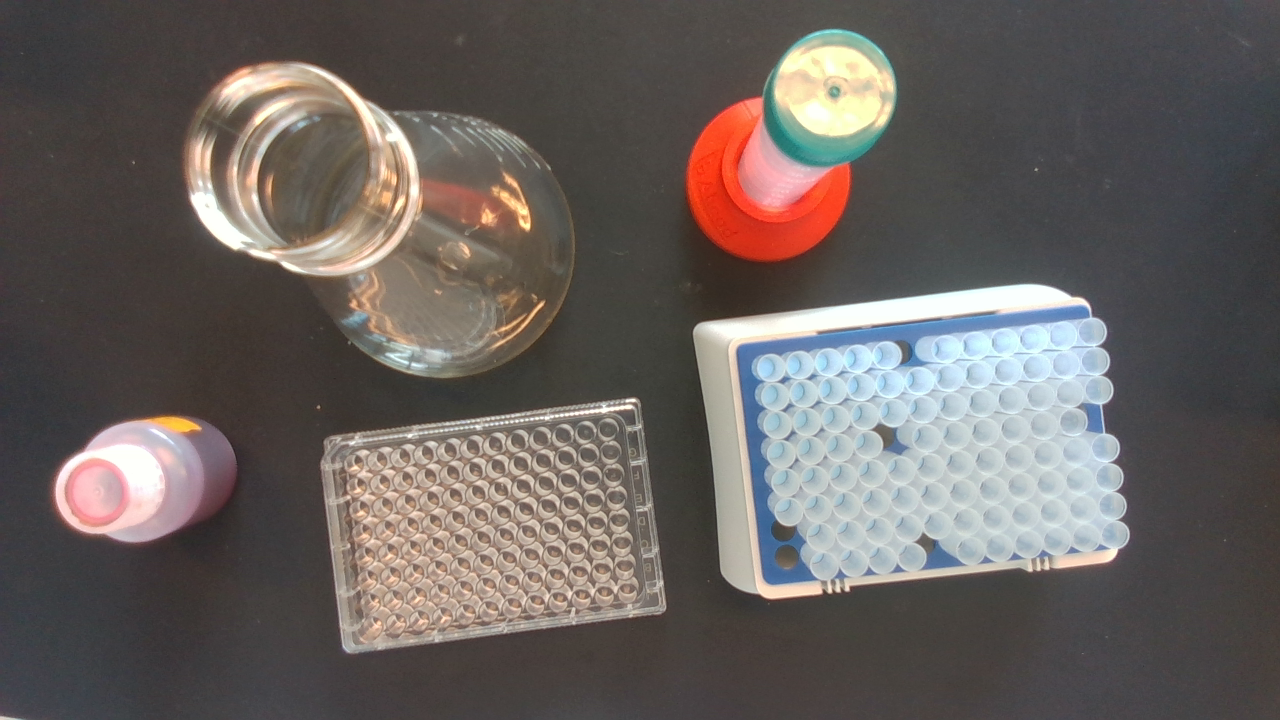
#> input picture MTP/lab.png, 1280 x 720 px
$ python 14_Kantenerkennung.py
#> lines starting #> are read from the running program, lines starting #| are printed output that depends on the picture; after the words box and inside, x2 and y2 are one past the last pixel; in counts of white or black regions, pixels touching at a corner belong together
import cv2 as cv
import numpy as np

img = cv.imread('MTP/lab.png')
#> img is the input picture: shape (720, 1280, 3); mean B, G, R 94.6, 97.6, 104.3
cv.imshow('img',img)

gray = cv.cvtColor(img, cv.COLOR_BGR2GRAY)
cv.imshow('gray',gray)

# Laplacian
lap = cv.Laplacian(gray, cv.CV_64F)
lap = np.uint8(np.absolute(lap))
cv.imshow('Laplacian',lap)

# sobel
sobelx = cv.Sobel(gray,cv.CV_64F,1,0)
sobely = cv.Sobel(gray,cv.CV_64F,0,1)
combined_sobel = cv.bitwise_or(sobelx,sobely)

cv.imshow('sobelx',sobelx)
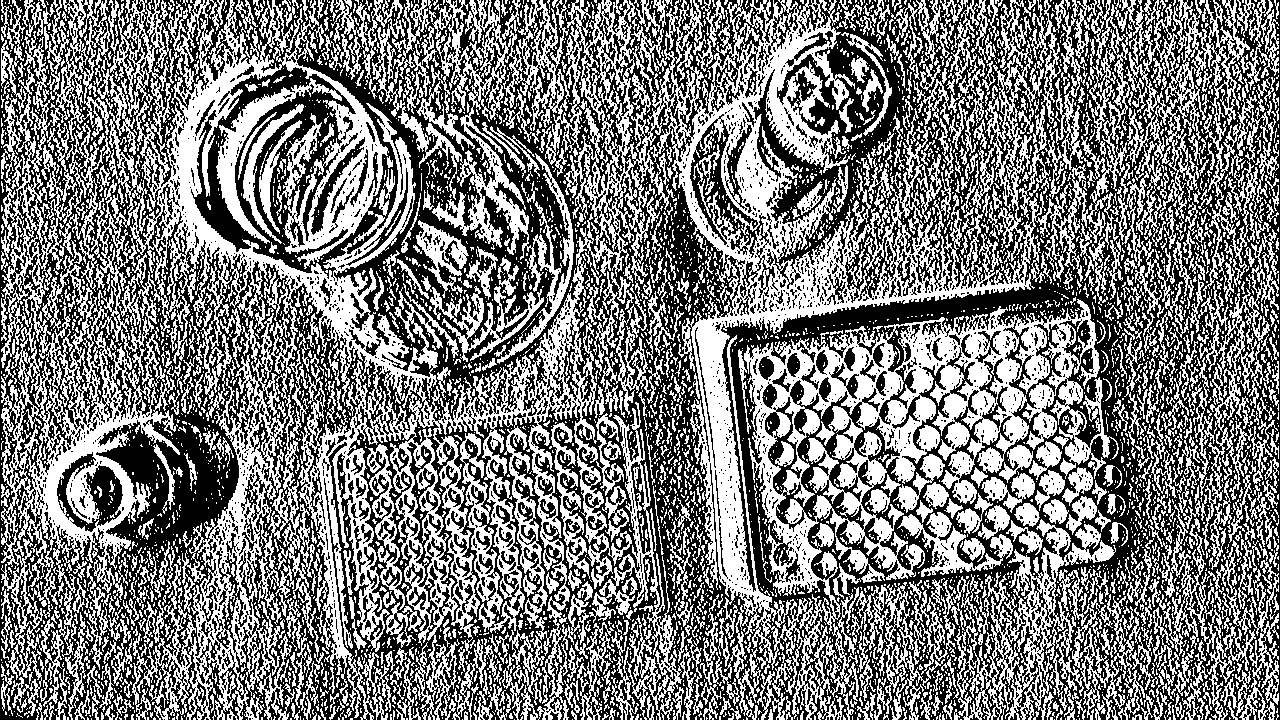
#> window 'sobelx': shape (720, 1280); 48% white; 5250 white regions (4265 under 20 px), largest, box (x1, y1, x2, y2) and area: (1, 0, 1119, 720) 245920, (953, 519, 1153, 720) 11971, (431, 0, 574, 364) 9646
cv.imshow('sovely',sobely)
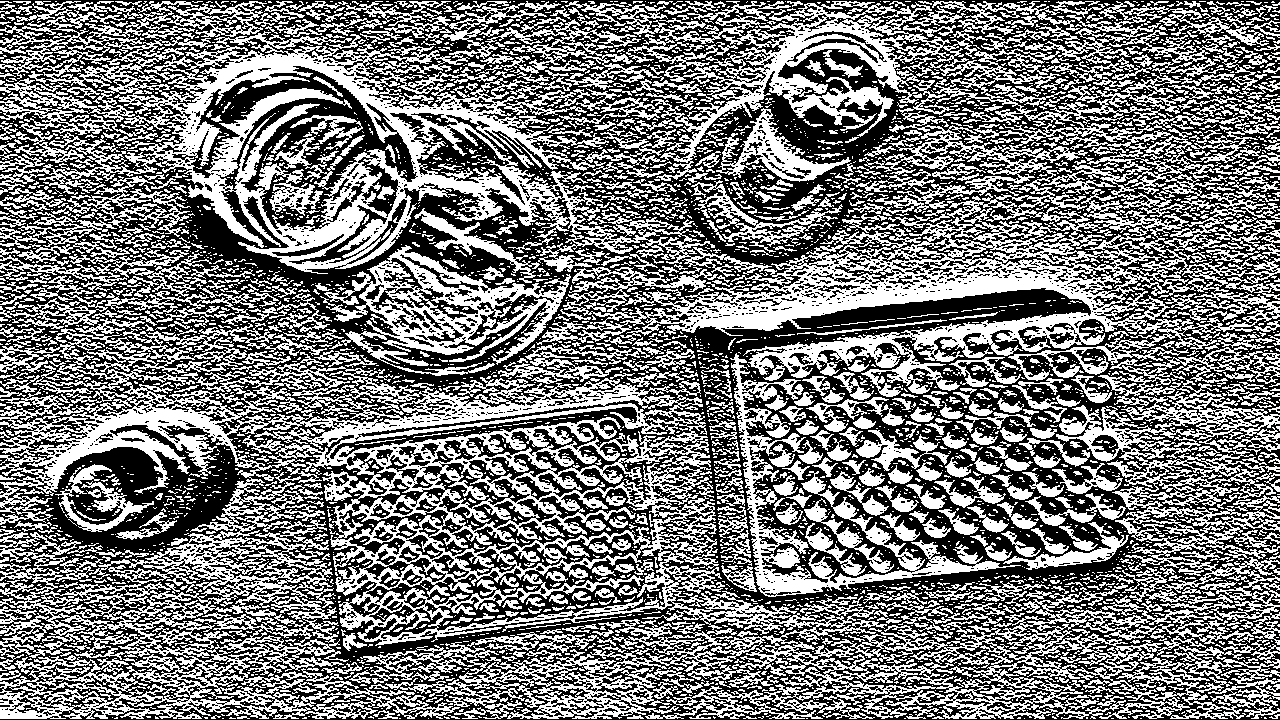
#> window 'sovely': shape (720, 1280); 47.1% white; 4880 white regions (3953 under 20 px), largest, box (x1, y1, x2, y2) and area: (0, 318, 1280, 719) 133464, (536, 1, 1280, 645) 98535, (0, 1, 772, 277) 58539
cv.imshow('combined_sobel',combined_sobel)
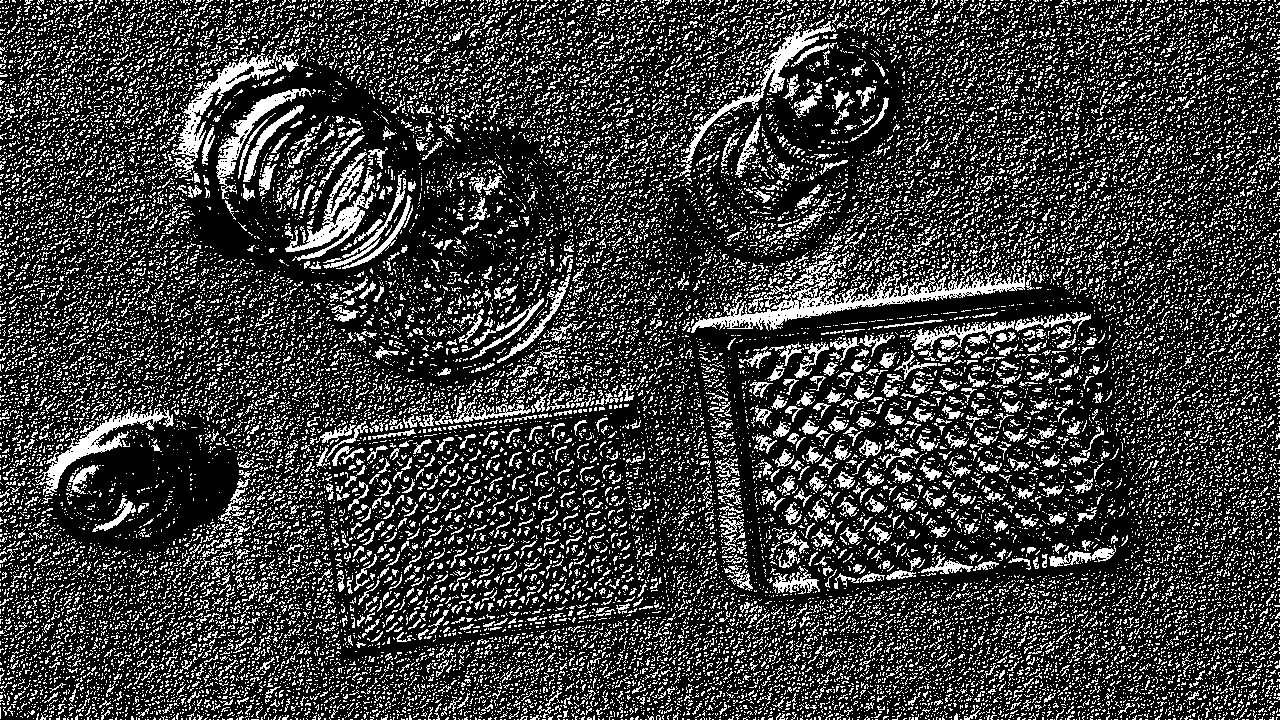
#> window 'combined_sobel': shape (720, 1280); 23.5% white in thin lines or dots

canny = cv.Canny(gray,125,175)
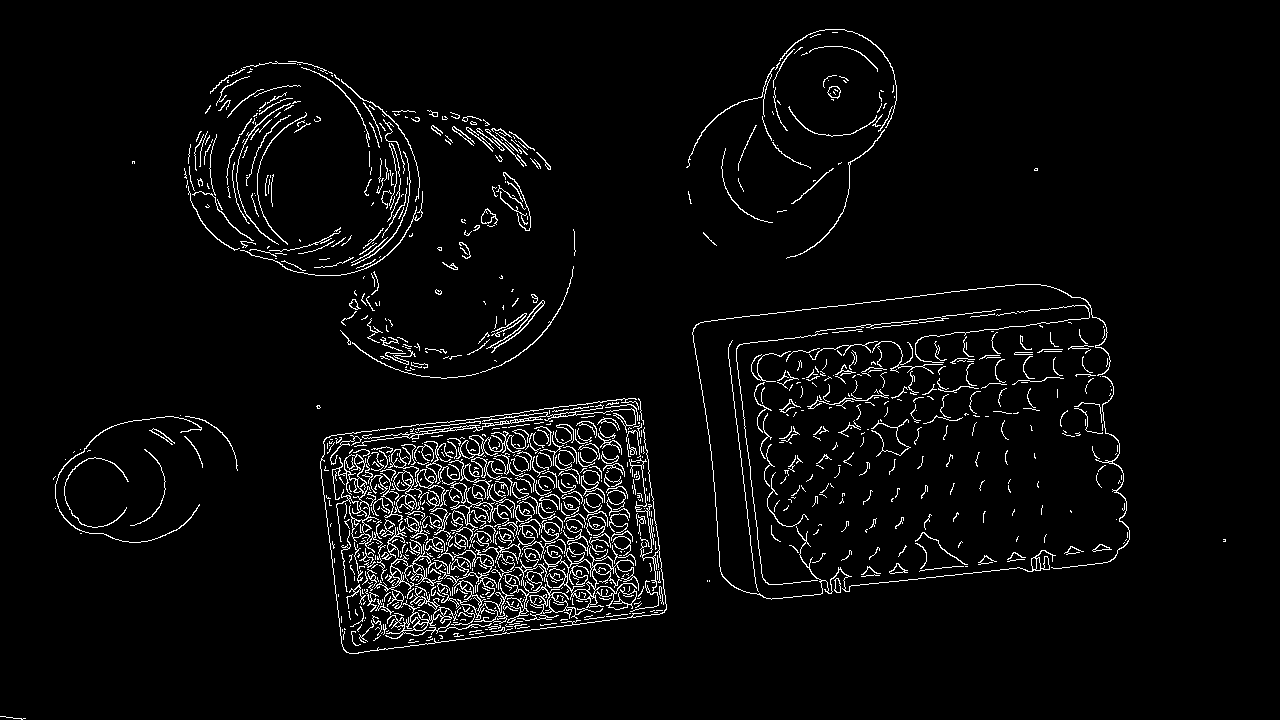
#> canny: shape (720, 1280); 4% white in thin lines or dots
cv.imshow('canny',canny)

cv.waitKey(0)

$ run again, with MTP/MTP_weiss.png copied over MTP/lab.png
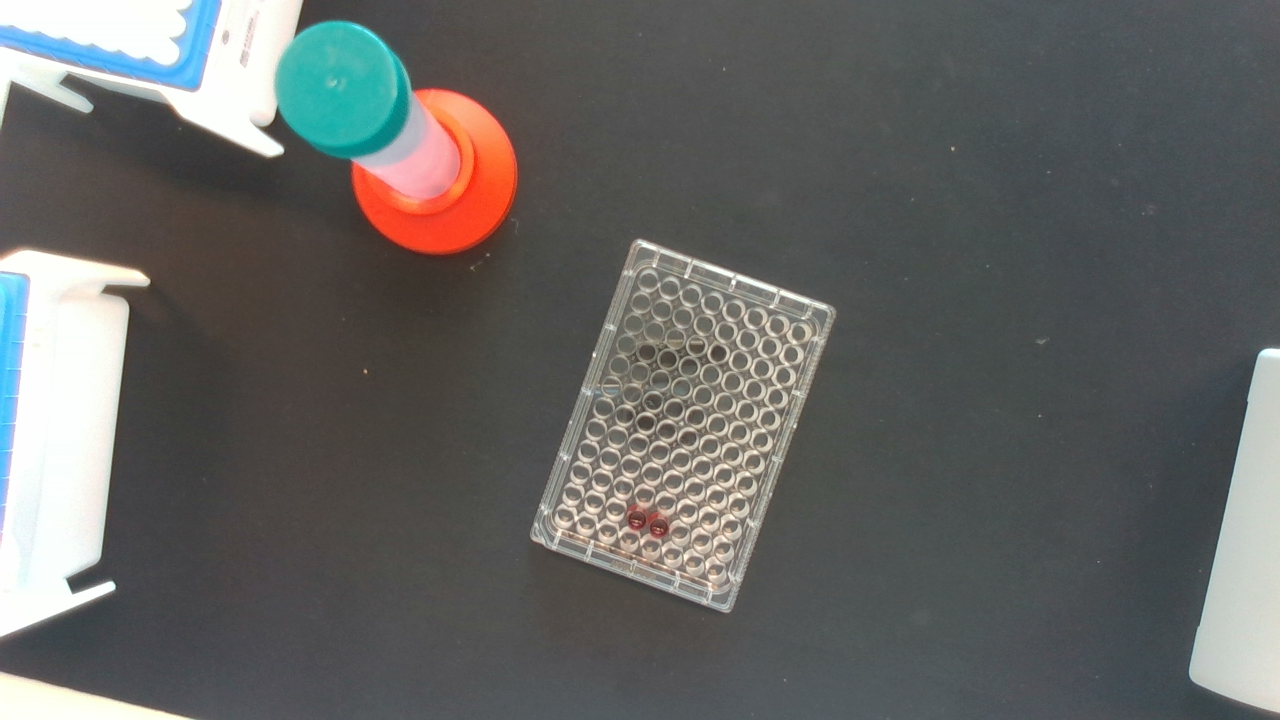
#> input picture MTP/MTP_weiss.png, 1280 x 720 px
#> img is the input picture: shape (720, 1280, 3); mean B, G, R 99.3, 100.9, 100.1
#> `cv.imshow('sobelx',sobelx)`:
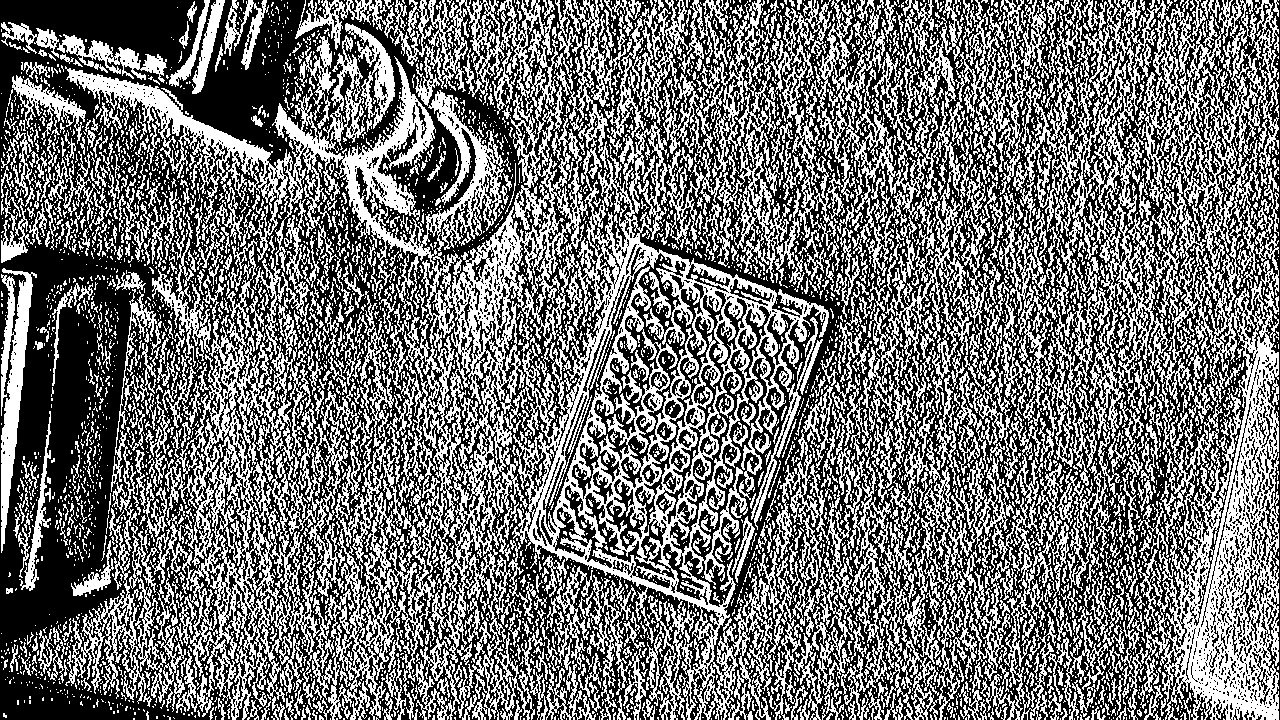
#> window 'sobelx': shape (720, 1280); 44.7% white in thin lines or dots
#> `canny = cv.Canny(gray,125,175)`:
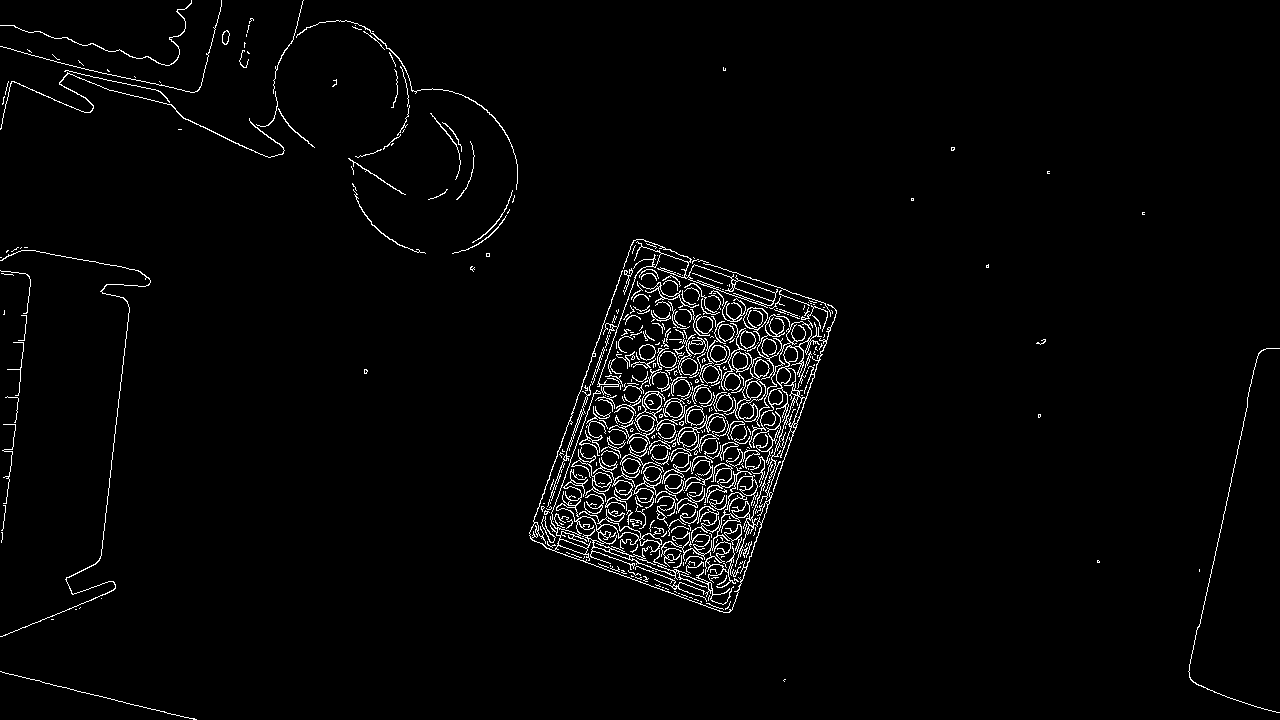
#> canny: shape (720, 1280); 2.5% white in thin lines or dots
